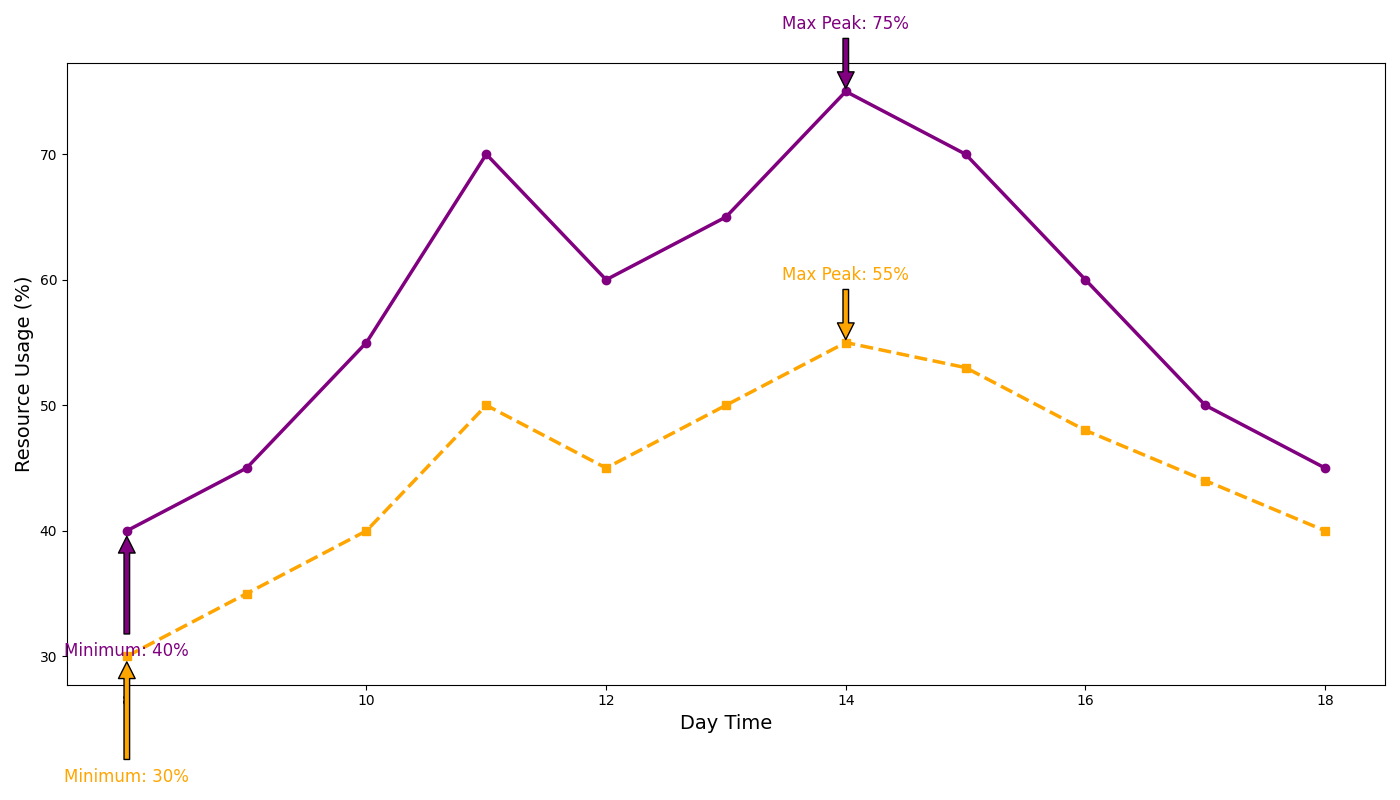

Here is the Python script that generated this plot:
import matplotlib.pyplot as plt
import numpy as np

hours = np.array([8, 9, 10, 11, 12, 13, 14, 15, 16, 17, 18])
cpu_usage = np.array([40, 45, 55, 70, 60, 65, 75, 70, 60, 50, 45])
ram_usage = np.array([30, 35, 40, 50, 45, 50, 55, 53, 48, 44, 40])

fig, ax = plt.subplots(figsize=(14, 8))

ax.plot(hours, cpu_usage, color='purple', marker='o', linestyle='-', linewidth=2.5)
ax.plot(hours, ram_usage, color='orange', marker='s', linestyle='--', linewidth=2.5)

# Randomly changed text elements
ax.set_xlabel("Day Time", fontsize=14)
ax.set_ylabel("Resource Usage (%)", fontsize=14)

for usage, color in zip([cpu_usage, ram_usage], ['purple', 'orange']):
    peak_hour = hours[np.argmax(usage)]
    peak_value = np.max(usage)
    ax.annotate(f'Max Peak: {peak_value}%', xy=(peak_hour, peak_value), xytext=(peak_hour, peak_value+5),
                arrowprops=dict(facecolor=color, shrink=0.05), fontsize=12, color=color, ha='center')

    low_hour = hours[np.argmin(usage)]
    low_value = np.min(usage)
    ax.annotate(f'Minimum: {low_value}%', xy=(low_hour, low_value), xytext=(low_hour, low_value-10),
                arrowprops=dict(facecolor=color, shrink=0.05), fontsize=12, color=color, ha='center')

plt.tight_layout()
plt.show()
